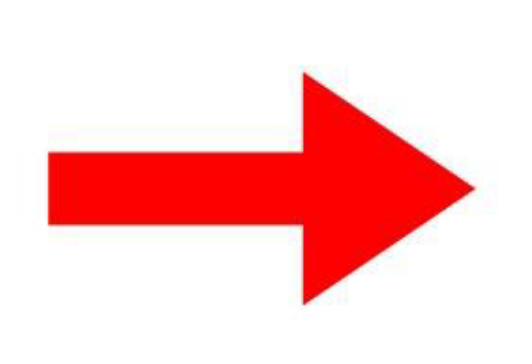
#> input picture arrow.png, 532 x 364 px, given in place of the camera
$ python main.py
#> lines starting #> are read from the running program, lines starting #| are printed output that depends on the picture; after the words box and inside, x2 and y2 are one past the last pixel; in counts of white or black regions, pixels touching at a corner belong together
import numpy as np
import cv2

cap = cv2.VideoCapture(0)

while True:
    #Reading the frame
    ret, frame = cap.read()
#> frame is the input picture: shape (364, 532, 3); mean B, G, R 203.6, 203.8, 253.2
    gray = cv2.cvtColor(frame,cv2.COLOR_BGR2GRAY)
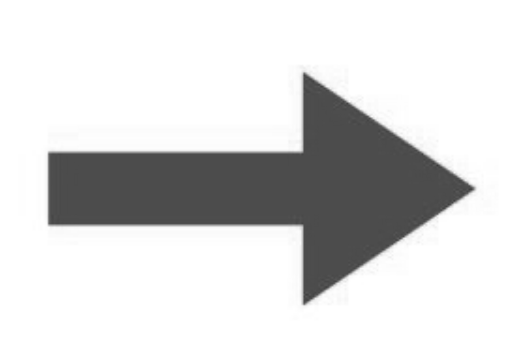
#> gray: shape (364, 532); min 58, max 255, mean 218.6
    gray = np.float32(gray)
    # Converting the frame to the HSV color space
    hsv = cv2.cvtColor(frame, cv2.COLOR_BGR2HSV)
#> hsv: shape (364, 532, 3); mean H, S, V 13.7, 51.6, 253.5

    # Defining the range of colors to detect (red)
    lower_red = np.array([0, 100, 100])
    upper_red = np.array([10, 255, 255])

    # Mask the frame to only select red colors. Mask will select colors only in this range
    mask = cv2.inRange(hsv, lower_red, upper_red)
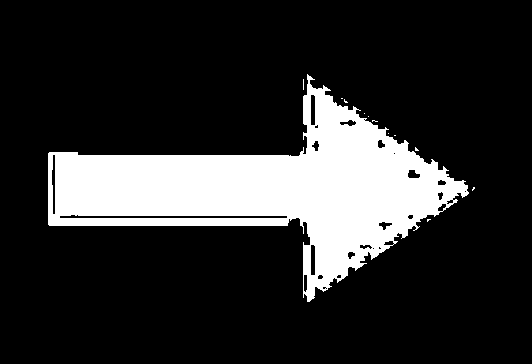
#> mask: shape (364, 532); 18.4% white; 12 white regions (11 under 20 px), largest, box (x1, y1, x2, y2) and area: (48, 74, 469, 302) 35484

    # Apply morphological transformations to remove small blobs,remove noise and improve the shape of the arrow.
    kernel = np.ones((5, 5), np.uint8)
    mask = cv2.erode(mask, kernel, iterations=1)
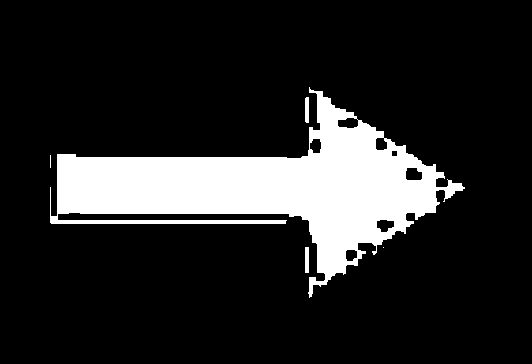
#> mask: shape (364, 532); 15.4% white; 5 white regions (2 under 20 px), largest, box (x1, y1, x2, y2) and area: (50, 87, 465, 298) 29681, (305, 247, 309, 273) 104, (305, 97, 309, 123) 102
    mask = cv2.dilate(mask, kernel, iterations=1)
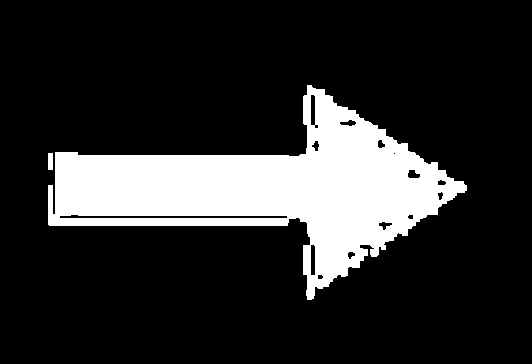
#> mask: shape (364, 532); 18% white; 2 white regions

    corners = cv2.goodFeaturesToTrack(mask,20,0.1,10)
#> corners = 20 rows, first 8: [316, 126], [360, 246], [379, 224], [316, 150], [315, 287], [439, 199], [340, 122], [354, 254]

    # Find contours in the mask
    # Contours -  Curve joining all the continuous points (along the boundary), having same color or intensity.
    contours = cv2.findContours(mask, cv2.RETR_EXTERNAL, cv2.CHAIN_APPROX_NONE)  # arguments - first one is source image, second is contour retrieval mode, third is contour approximation method
#> contours = 2 contours; box (x1, y1, x2, y2) and area: (48, 85, 467, 300) 35256, (48, 153, 53, 170) 64
    contours = contours[0] if len(contours) == 2 else contours[1]

    # Loop over the contours
    for i in contours:

        # Check the contour size
        if cv2.contourArea(i) <500:  #Ends the iteration for small areas to avoid false positives
            continue
        if len(corners) >=7 :
        # Draw a bounding box around the contour using boundingRect
        # create an approximate rectangle along with the image
            x, y, w, h = cv2.boundingRect(i)
            cv2.rectangle(frame, (x, y), (x + w, y + h), (0, 255, 0), 2)  #arg- image, starting point,ending point, color,thickness
#> this loop made 2 passes
#> (x, y, w, h) on pass 2: (48, 85, 419, 215)
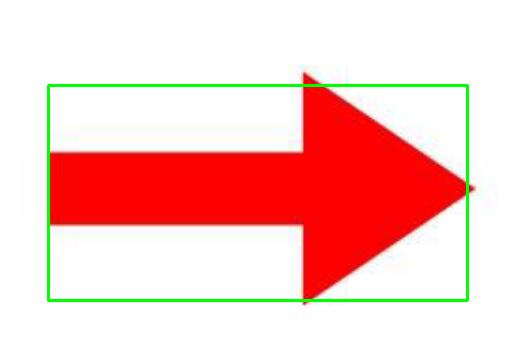
#> frame: shape (364, 532, 3); 1.96% of pixels changed, all inside (x1, y1, x2, y2) = (47, 84, 469, 302)

    # Display the resulting frame
    cv2.imshow('Frame', frame)

    if cv2.waitKey(1) & 0xFF == ord('0'):  #the key for closing webcam
#> (key Esc is pressed here)
        break

cap.release()
cv2.destroyAllWindows()
